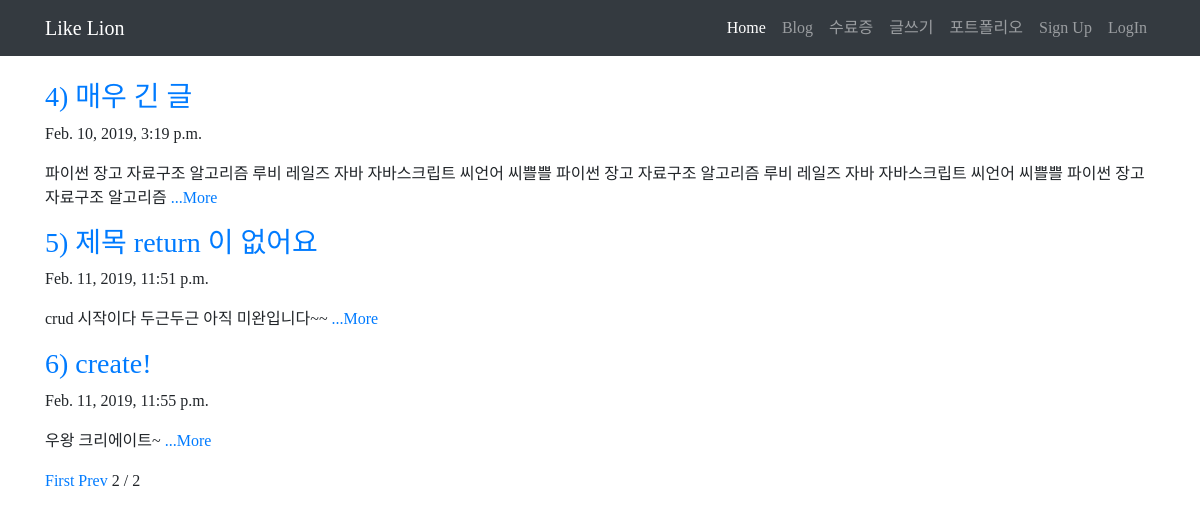
Page /?page=4 on the earlier database version.
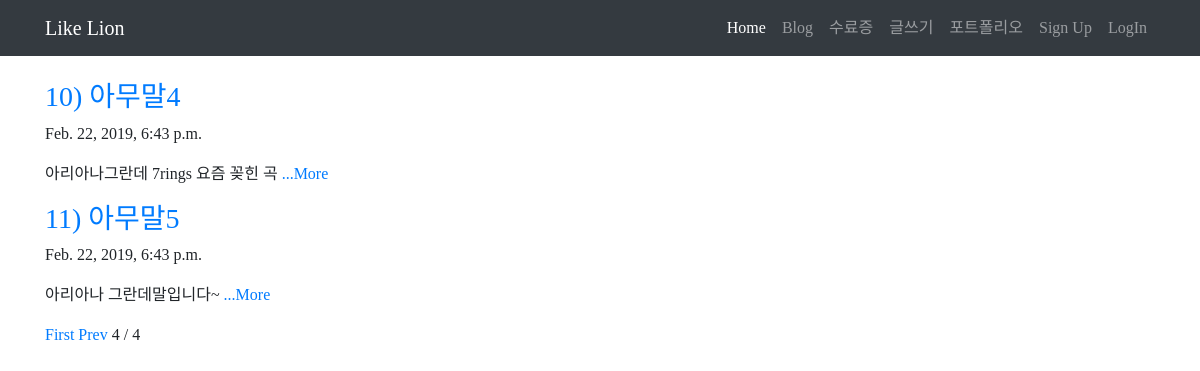
Same page on the later database version.
### blog/models.py (models this page shows, shortened)
class Blog(models.Model):
    title=models.CharField(max_length=200)
    pub_date = models.DateTimeField('date published')
    body = models.TextField()
    def summary(self):
        return self.body[:100]

### blog/views.py (the view)
# urls.py: path('',blog.views.home, name='home'),
def home(request):
    blogs=Blog.objects
    blog_list = Blog.objects.all()
    paginator = Paginator(blog_list, 3)
    page = request.GET.get('page')
    posts=paginator.get_page(page)
    return render(request, 'home.html', {'blogs':blogs, 'posts':posts})

### blog/templates/home.html (shortened to what this page needs)
{% extends 'base.html' %}
{% block contents %}
<body>
    <br>
          {% for blog in posts %}
            <div class="container">
                <a href="{% url 'detail' blog.id %}">
                <h3>{{blog.id}}) {{blog.title}}</h3>
                </a>
                <p>{{blog.pub_date}}</p>
                <p>{{blog.summary}}
                    <a href="{% url 'detail' blog.id %}">...More</a>
                </p>
            </div>
        {% endfor %}
        <div class="container">
        {% if posts.has_previous %}
        <a href="?page=1">First</a>
        <a href="?page={{poes.previous_page_number}}">Prev</a>
        {% endif %}
        <span>{{posts.number}}</span>
        <span> / </span>
        <span>{{posts.paginator.num_pages}}</span>
        </div>
    </body>
{% endblock %}

Differences in the rows shown:
no longer on this page (row unchanged): Blog: id "4", title "매우 긴 글", pub_date "Feb. 10, 2019, 3:19 p.m.", summary "파이썬 장고 자료구조 알고리즘 루비 레일즈 자바 자바스크립트 씨언어 씨쁠쁠 파이썬 장고 자료구조 알고리즘 루비 레일즈 자바 자바스크립트 씨언어 씨쁠쁠 파이썬 장고 자료구조 알고리즘"
no longer on this page (row unchanged): Blog: id "5", title "제목 return 이 없어요", pub_date "Feb. 11, 2019, 11:51 p.m.", summary "crud 시작이다 두근두근 아직 미완입니다~~"
no longer on this page (row unchanged): Blog: id "6", title "create!", pub_date "Feb. 11, 2019, 11:55 p.m.", summary "우왕 크리에이트~"
added Blog: id "10", title "아무말4", pub_date "Feb. 22, 2019, 6:43 p.m.", summary "아리아나그란데 7rings 요즘 꽂힌 곡"
added Blog: id "11", title "아무말5", pub_date "Feb. 22, 2019, 6:43 p.m.", summary "아리아나 그란데말입니다~"
Other differences:
{{ posts.number }}: "2" → "4"
{{ posts.paginator.num_pages }}: "2" → "4"
